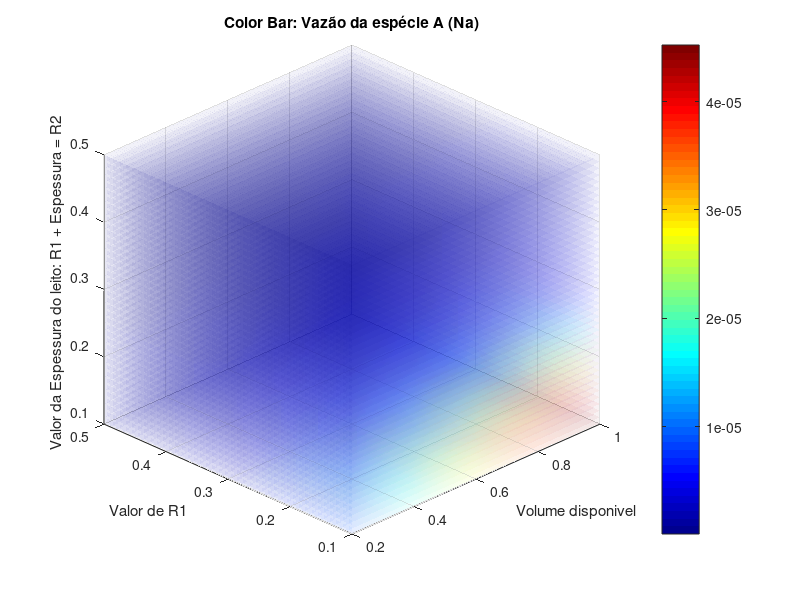

The MATLAB source for this figure:
clc;
clear all;

L = 10;
Dam = 0.0001;
Pa = 130000;
Rg = 8.314;
T = 298;

%Variação de R1
yinf=0.1;
ysup=0.5;
py=0.2;

%Espessura
zinf=0.1;
zsup=0.5;
pz=0.2;

%Volume
xinf = 0.2;
xsup = 1;
px = 0.2;

pxs=0.01;
pys=0.01;
pzs=0.01;

Nx = (xsup-xinf)/px;
Ny = (ysup-yinf)/py;
Nz = (zsup-zinf)/pz;

[x,y,z] = meshgrid(xinf:px:xsup,yinf:py:ysup,zinf:pz:zsup);
xslice = xinf:pxs:xsup;
yslice = yinf:pys:ysup;
zslice = zinf:pzs:zsup;

colormap(jet);

#Equação de Fração vazia
# E= 1000*R + 0,21

#Equação de Tortuosidade
# T= (4*10**7)*(R**2) -27714*(R) +6,6

w = 40000.*(y +(y+z))-40000.*y-36.114.*(log(1000*(y+(y+z))+0.21)-log(1000.*y+0.21))-31.42857.*(log(9524.93271.*(y+(z+y))+2.00011)-log(9524.93271.*(y+(z+y))-9524.93271*y+2.00011)+log(9524.93271.*y+0.00011));
%w = 20;
v = (2.*3.14.*(x./(3.14.*((z+y).^2-y.^2))).*Pa.*Dam)./(Rg.*T.*w);
s1=slice(x,y,z,v,xslice,yslice,zslice);
set(s1,'facealpha',0.05);
shading interp;
view(-45,30);
colorbar;

xlabel("Volume disponivel");
ylabel("Valor de R1");
zlabel("Valor da Espessura do leito: R1 + Espessura = R2");
title("Color Bar: Vazão da espécie A (Na)");


%k=1;
%for c = 1:Nz+1
%  for i = 1:Ny+1
%|    for j = 1:Nx+1
%        w(i,j,c) = 40000.*(y(i,j,c) +(y(i,j,c)+z(i,j,c)))-40000.*y(i,j,c)-36.114.*(log(1000*(y(i,j,c)+(y(i,j,c)+z(i,j,c)))+0.21)-log(1000.*y(i,j,c)+0.21))-31.42857.*(log(9524.93271.*(y(i,j,c)+(z(i,j,c)+y(i,j,c)))+2.00011)-log(9524.93271.*(y(i,j,c)+(z(i,j,c)+y(i,j,c)))-9524.93271*y(i,j,c)+2.00011)+log(9524.93271.*y(i,j,c)+0.00011));
%        v(i,j,c) = (2.*3.14.*(x(i,j,c)./(3.14.*(((z(i,j,c)+y(i,j,c)).^2)-(y(i,j,c).^2))).*Dam.*Pa)./(Rg.*T.*w(i,j,c)));
%        abc(k,1:5)=[x(i,j,c), y(i,j,c), z(i,j,c), w(i,j,c),  v(i,j,c)];
%        k = k + 1;
%    end
%  end
%end
